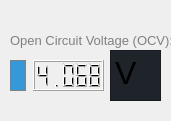
   <widget class="QWidget" name="widget" native="true">
    <property name="geometry">
     <rect>
      <x>360</x>
      <y>270</y>
      <width>171</width>
      <height>121</height>
     </rect>
    </property>
    <widget class="QLabel" name="status_3">
     <property name="geometry">
      <rect>
       <x>10</x>
       <y>10</y>
       <width>171</width>
       <height>61</height>
      </rect>
     </property>
     <property name="font">
      <font>
       <pointsize>10</pointsize>
      </font>
     </property>
     <property name="styleSheet">
      <string notr="true">#status_3 {
	color: gray;
}</string>
     </property>
     <property name="text">
      <string>Open Circuit Voltage (OCV):</string>
     </property>
    </widget>
    <widget class="QTextBrowser" name="Voltaje">
     <property name="geometry">
      <rect>
       <x>110</x>
       <y>50</y>
       <width>51</width>
       <height>51</height>
      </rect>
     </property>
     <property name="layoutDirection">
      <enum>Qt::RightToLeft</enum>
     </property>
     <property name="styleSheet">
      <string notr="true">  background-color:#1f232a;</string>
     </property>
     <property name="html">
      <string>&lt;!DOCTYPE HTML PUBLIC &quot;-//W3C//DTD HTML 4.0//EN&quot; &quot;http://www.w3.org/TR/REC-html40/strict.dtd&quot;&gt;
&lt;html&gt;&lt;head&gt;&lt;meta name=&quot;qrichtext&quot; content=&quot;1&quot; /&gt;&lt;style type=&quot;text/css&quot;&gt;
p, li { white-space: pre-wrap; }
&lt;/style&gt;&lt;/head&gt;&lt;body style=&quot; font-family:'MS Shell Dlg 2'; font-size:8.25pt; font-weight:400; font-style:normal;&quot;&gt;
&lt;p style=&quot; margin-top:0px; margin-bottom:0px; margin-left:0px; margin-right:0px; -qt-block-indent:0; text-indent:0px;&quot;&gt;&lt;span style=&quot; font-size:24pt;&quot;&gt;V&lt;/span&gt;&lt;/p&gt;&lt;/body&gt;&lt;/html&gt;</string>
     </property>
    </widget>
    <widget class="QProgressBar" name="progressBar_2">
     <property name="enabled">
      <bool>true</bool>
     </property>
     <property name="geometry">
      <rect>
       <x>10</x>
       <y>60</y>
       <width>16</width>
       <height>31</height>
      </rect>
     </property>
     <property name="styleSheet">
      <string notr="true">#progressBar_2 {
    background-color: #1f232a; /* Color de fondo de la barra de progreso */
    border: 1px solid gray; /* Borde blanco */
}

#progressBar_2::chunk {
    background-color: #3498db; /* Cambiar el color de la parte de progreso a azul */
}

#progressBar_2::subcontrol:indicator {
    subcontrol-position: top; /* Colocar el texto (porcentaje) en la parte superior */
    subcontrol-origin: margin;
}

#progressBar_2::subcontrol:text {
    top: 4px; /* Ajustar el texto ligeramente hacia abajo */
    background-color: transparent; /* Fondo transparente */
    color: white; /* Color del texto */
}

</string>
     </property>
     <property name="minimum">
      <number>0</number>
     </property>
     <property name="value">
      <number>100</number>
     </property>
     <property name="textVisible">
      <bool>false</bool>
     </property>
     <property name="orientation">
      <enum>Qt::Vertical</enum>
     </property>
     <property name="invertedAppearance">
      <bool>false</bool>
     </property>
     <property name="textDirection">
      <enum>QProgressBar::BottomToTop</enum>
     </property>
    </widget>
    <widget class="QLCDNumber" name="VoltajeEntrada">
     <property name="geometry">
      <rect>
       <x>33</x>
       <y>60</y>
       <width>71</width>
       <height>31</height>
      </rect>
     </property>
     <property name="layoutDirection">
      <enum>Qt::LeftToRight</enum>
     </property>
     <property name="value" stdset="0">
      <double>4.068000000000000</double>
     </property>
    </widget>
   </widget>
